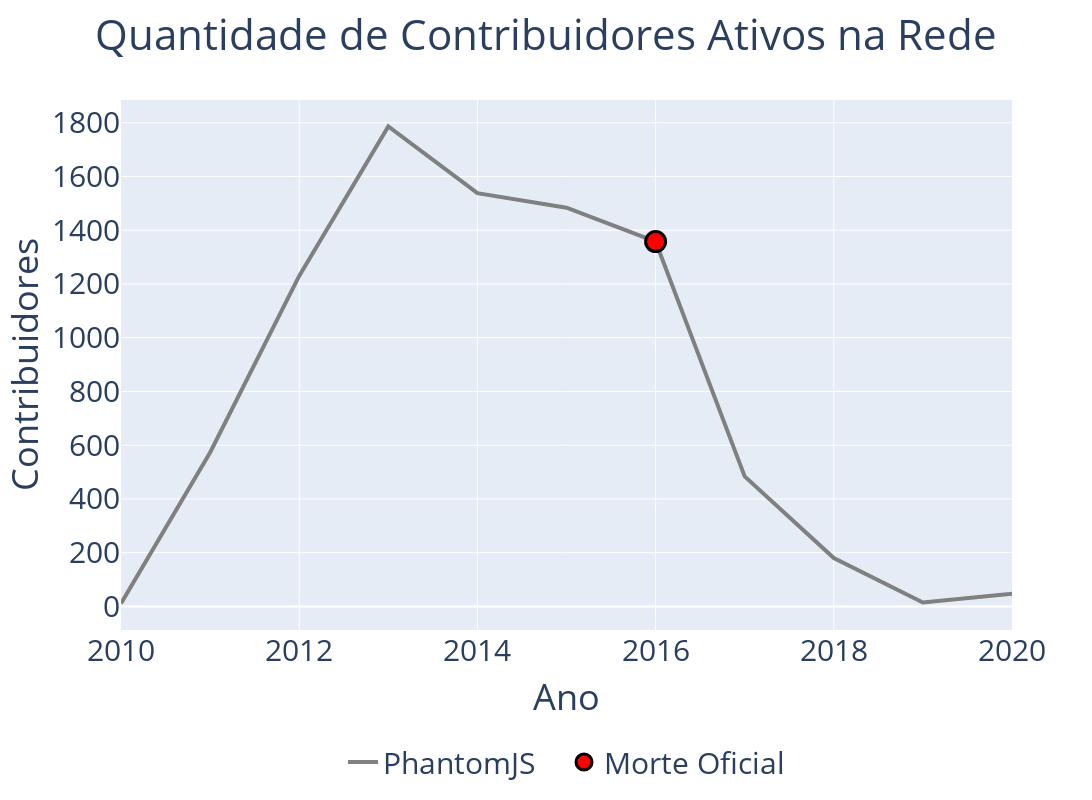

Notebook source saved alongside this figure:
### Code cell
#extrai os dados e define o padrão do layout
trace = go.Scatter(x = ano, 
                   y = ordem, 
                   mode = 'lines', 
                   name = 'PhantomJS   ', 
                   line = dict(color = "gray", width = 4)
                   );

phantom_death = go.Scatter(
    x = ['2016'],
    y = [ordem[6]],
    mode = 'markers',
    name = 'Morte Oficial',
    marker = {
        'size': 20,
        'line_color': 'black',
        'line_width': 3,
        'color': 'red',
    }
)

GraficoLinear(trace, [phantom_death], 'Ano', 'Contribuidores', 'Quantidade de Contribuidores Ativos na Rede')

### Figure 1 — Plotly figure (JSON) as saved in the notebook; plotly's stock layout.template omitted (floating-point values rounded to 4 significant figures)
{"data": [{"line": {"color": "gray", "width": 4}, "mode": "lines", "name": "PhantomJS   ", "type": "scatter", "x": [2010, 2011, 2012, 2013, 2014, 2015, 2016, 2017, 2018, 2019, 2020], "y": [11, 573, 1230, 1786, 1538, 1484, 1358, 484, 180, 15, 47]}, {"marker": {"color": "red", "line": {"color": "black", "width": 3}, "size": 20}, "mode": "markers", "name": "Morte Oficial", "type": "scatter", "x": ["2016"], "y": [1358]}], "layout": {"font": {"size": 30}, "height": 800, "legend": {"font": {"size": 30}, "orientation": "h", "x": 0.5, "xanchor": "center", "y": -0.2, "yanchor": "top"}, "title": {"text": "Quantidade de Contribuidores Ativos na Rede", "x": 0.5, "xanchor": "center"}, "width": 1700, "xaxis": {"title": {"text": "Ano"}}, "yaxis": {"title": {"text": "Contribuidores"}}}}
